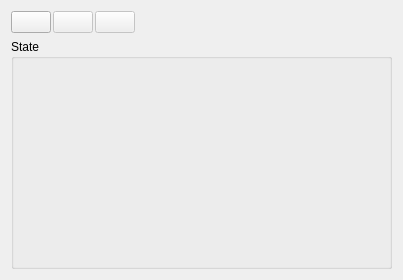
<?xml version="1.0" encoding="UTF-8"?>
<ui version="4.0">
 <class>CellInfo</class>
 <widget class="QWidget" name="CellInfo">
  <property name="geometry">
   <rect>
    <x>0</x>
    <y>0</y>
    <width>403</width>
    <height>280</height>
   </rect>
  </property>
  <property name="windowTitle">
   <string>Form</string>
  </property>
  <layout class="QVBoxLayout" name="verticalLayout">
   <item>
    <layout class="QHBoxLayout" name="horizontalLayout">
     <property name="spacing">
      <number>2</number>
     </property>
     <item>
      <widget class="QPushButton" name="createTrack">
       <property name="toolTip">
        <string>New track</string>
       </property>
       <property name="text">
        <string/>
       </property>
       <property name="icon">
        <iconset resource="tango-icons.qrc">
         <normaloff>:/icons/icons/document-new.png</normaloff>:/icons/icons/document-new.png</iconset>
       </property>
      </widget>
     </item>
     <item>
      <widget class="QPushButton" name="deleteTrack">
       <property name="enabled">
        <bool>false</bool>
       </property>
       <property name="toolTip">
        <string>Clear track</string>
       </property>
       <property name="text">
        <string/>
       </property>
       <property name="icon">
        <iconset resource="tango-icons.qrc">
         <normaloff>:/icons/icons/edit-clear.png</normaloff>:/icons/icons/edit-clear.png</iconset>
       </property>
      </widget>
     </item>
     <item>
      <widget class="QPushButton" name="showGraph">
       <property name="enabled">
        <bool>false</bool>
       </property>
       <property name="toolTip">
        <string>Graph</string>
       </property>
       <property name="text">
        <string/>
       </property>
       <property name="icon">
        <iconset resource="tango-icons.qrc">
         <normaloff>:/icons/icons/window-new.png</normaloff>:/icons/icons/window-new.png</iconset>
       </property>
      </widget>
     </item>
     <item>
      <spacer name="horizontalSpacer">
       <property name="orientation">
        <enum>Qt::Horizontal</enum>
       </property>
       <property name="sizeHint" stdset="0">
        <size>
         <width>40</width>
         <height>20</height>
        </size>
       </property>
      </spacer>
     </item>
    </layout>
   </item>
   <item>
    <widget class="QGroupBox" name="stateField">
     <property name="sizePolicy">
      <sizepolicy hsizetype="Preferred" vsizetype="Expanding">
       <horstretch>0</horstretch>
       <verstretch>0</verstretch>
      </sizepolicy>
     </property>
     <property name="title">
      <string>State</string>
     </property>
    </widget>
   </item>
  </layout>
 </widget>
 <resources>
  <include location="tango-icons.qrc"/>
 </resources>
 <connections>
  <connection>
   <sender>createTrack</sender>
   <signal>clicked(bool)</signal>
   <receiver>createTrack</receiver>
   <slot>setEnabled(bool)</slot>
   <hints>
    <hint type="sourcelabel">
     <x>26</x>
     <y>23</y>
    </hint>
    <hint type="destinationlabel">
     <x>26</x>
     <y>23</y>
    </hint>
   </hints>
  </connection>
  <connection>
   <sender>createTrack</sender>
   <signal>clicked(bool)</signal>
   <receiver>deleteTrack</receiver>
   <slot>setDisabled(bool)</slot>
   <hints>
    <hint type="sourcelabel">
     <x>26</x>
     <y>23</y>
    </hint>
    <hint type="destinationlabel">
     <x>62</x>
     <y>23</y>
    </hint>
   </hints>
  </connection>
  <connection>
   <sender>createTrack</sender>
   <signal>clicked(bool)</signal>
   <receiver>showGraph</receiver>
   <slot>setDisabled(bool)</slot>
   <hints>
    <hint type="sourcelabel">
     <x>26</x>
     <y>23</y>
    </hint>
    <hint type="destinationlabel">
     <x>98</x>
     <y>23</y>
    </hint>
   </hints>
  </connection>
  <connection>
   <sender>deleteTrack</sender>
   <signal>clicked(bool)</signal>
   <receiver>createTrack</receiver>
   <slot>setDisabled(bool)</slot>
   <hints>
    <hint type="sourcelabel">
     <x>62</x>
     <y>23</y>
    </hint>
    <hint type="destinationlabel">
     <x>26</x>
     <y>23</y>
    </hint>
   </hints>
  </connection>
  <connection>
   <sender>deleteTrack</sender>
   <signal>clicked(bool)</signal>
   <receiver>showGraph</receiver>
   <slot>setEnabled(bool)</slot>
   <hints>
    <hint type="sourcelabel">
     <x>62</x>
     <y>23</y>
    </hint>
    <hint type="destinationlabel">
     <x>98</x>
     <y>23</y>
    </hint>
   </hints>
  </connection>
  <connection>
   <sender>deleteTrack</sender>
   <signal>clicked(bool)</signal>
   <receiver>deleteTrack</receiver>
   <slot>setEnabled(bool)</slot>
   <hints>
    <hint type="sourcelabel">
     <x>62</x>
     <y>23</y>
    </hint>
    <hint type="destinationlabel">
     <x>62</x>
     <y>23</y>
    </hint>
   </hints>
  </connection>
 </connections>
</ui>
